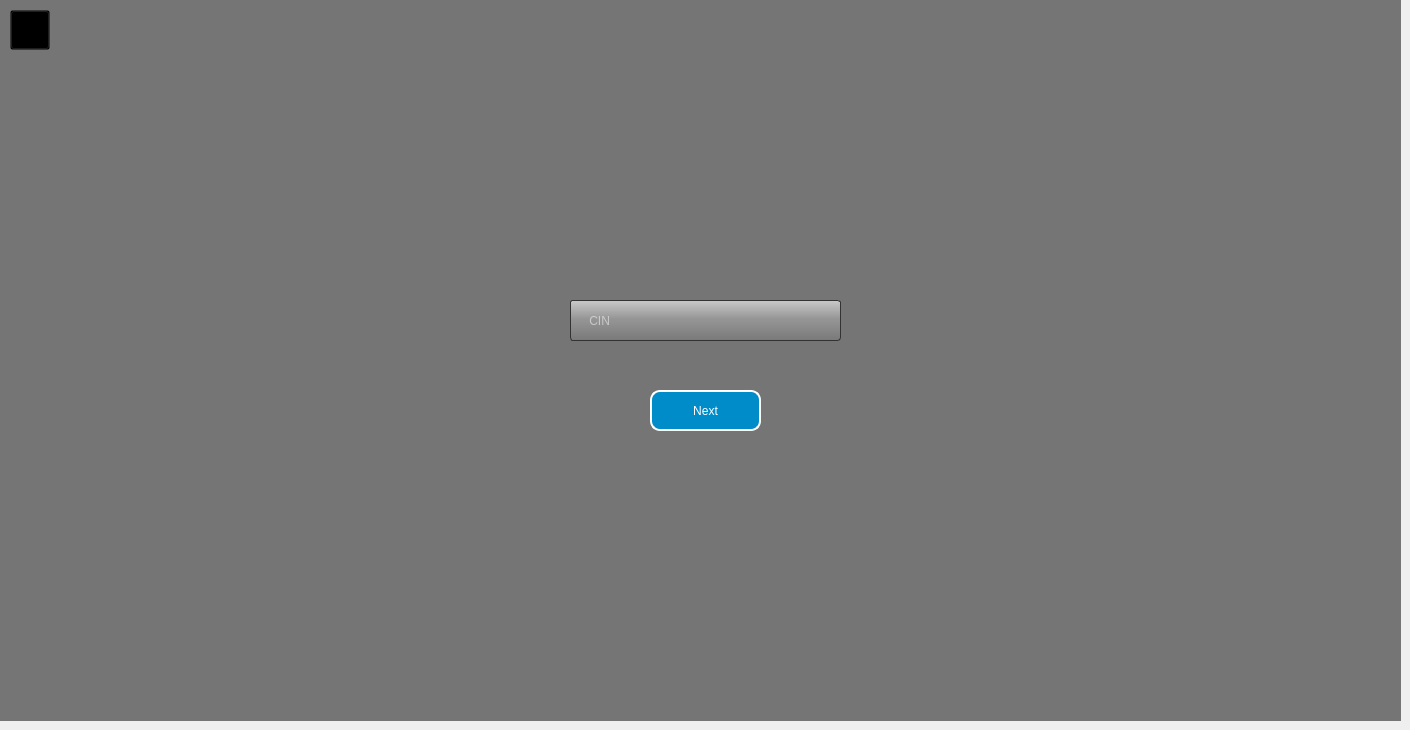
    <widget class="QWidget" name="page_26">
     <widget class="QPushButton" name="next">
      <property name="geometry">
       <rect>
        <x>650</x>
        <y>390</y>
        <width>111</width>
        <height>41</height>
       </rect>
      </property>
      <property name="styleSheet">
       <string notr="true">QPushButton{
border-style: solid;
background-color: rgb(0, 139, 201);
color: rgb(255, 255, 255);
border-width: 2px;
border-radius: 10px;
font: 16px &quot;Eras Bold ITC&quot;;
}
QPushButton:pressed{
border-style: solid;
color: rgb(255, 255, 255);
font: 16px &quot;Eras Bold ITC&quot;;
border: 1px solid #333333;
border-width: 2px;
border-radius: 10px;
background: qlineargradient(x1:0, y1:0, x2:0, y2:1, stop:0 #032E48, stop:0.48 #032E48, stop:0.52 #032E48, stop:1 #032E48);
}</string>
      </property>
      <property name="text">
       <string>Next</string>
      </property>
     </widget>
     <widget class="QLineEdit" name="id_reset">
      <property name="geometry">
       <rect>
        <x>570</x>
        <y>300</y>
        <width>271</width>
        <height>41</height>
       </rect>
      </property>
      <property name="cursor">
       <cursorShape>IBeamCursor</cursorShape>
      </property>
      <property name="styleSheet">
       <string notr="true">QLineEdit{
border-style: solid;
background-color:rgb(255, 255, 255);
color: rgb(255, 255, 255);
border-width: 2px;
border-radius: 10px;
font: 16px &quot;Eras Bold ITC&quot;;
border: 1px solid #333333;
border-radius: 3px;
background: qlineargradient(x1:0, y1:0, x2:0, y2:1, stop:0 #C9C9C9, stop:0.48 #939393, stop:0.52 #939393, stop:1 #797979);
padding: 1px 23px 1px 3px;
}</string>
      </property>
      <property name="placeholderText">
       <string>    CIN</string>
      </property>
     </widget>
     <widget class="QPushButton" name="back_5">
      <property name="geometry">
       <rect>
        <x>10</x>
        <y>10</y>
        <width>40</width>
        <height>40</height>
       </rect>
      </property>
      <property name="styleSheet">
       <string notr="true">QPushButton{
border-image: url(:/new/icons/icons/back.png);
background-color: rgba(0, 0, 0, 0%);
}
QPushButton:pressed{
border-image: url(:/new/icons/icons/back3.png);
background-color: rgba(0, 0, 0, 0%);
}</string>
      </property>
      <property name="text">
       <string/>
      </property>
     </widget>
     <widget class="QLabel" name="label_69">
      <property name="geometry">
       <rect>
        <x>0</x>
        <y>0</y>
        <width>1401</width>
        <height>721</height>
       </rect>
      </property>
      <property name="styleSheet">
       <string notr="true">QLabel{
background-color:rgba(0, 0, 0,0.2%);
}</string>
      </property>
      <property name="text">
       <string/>
      </property>
     </widget>
     <widget class="QLabel" name="bg_16">
      <property name="geometry">
       <rect>
        <x>0</x>
        <y>0</y>
        <width>1401</width>
        <height>721</height>
       </rect>
      </property>
      <property name="styleSheet">
       <string notr="true">border-image: url(:/new/img/img/bg.jpg) 0 0 0 0 stretch stretch;</string>
      </property>
      <property name="text">
       <string/>
      </property>
     </widget>
     <zorder>bg_16</zorder>
     <zorder>label_69</zorder>
     <zorder>next</zorder>
     <zorder>id_reset</zorder>
     <zorder>back_5</zorder>
    </widget>
